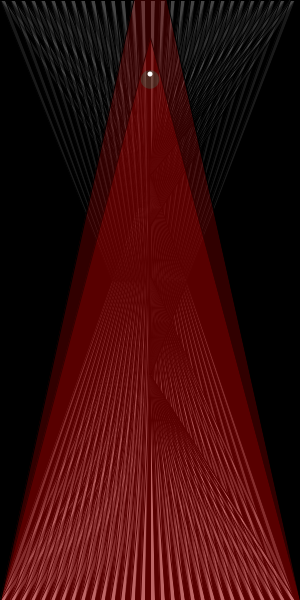
Frame 1 (no input)
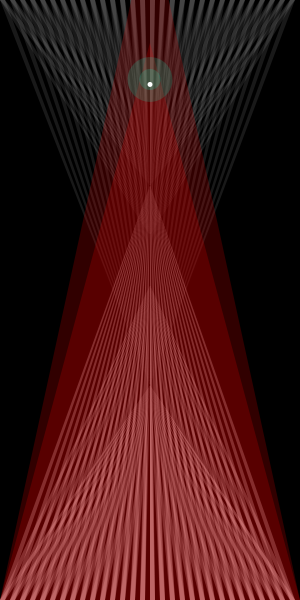
Frame 60 (the mouse pressed at the canvas centre just before this capture)
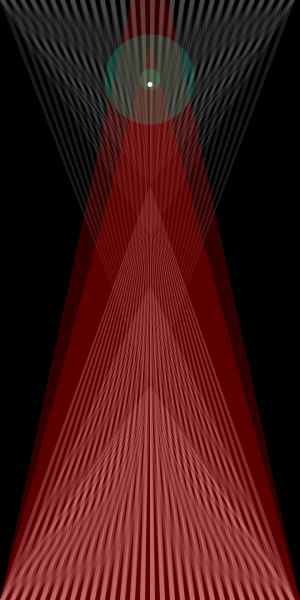
Frame 120 (the mouse held since frame 60 and released just before this capture)

The Processing sketch that drew these frames (run headless with seeded random() and noise(); from frame 60 on, the mouse is pressed at the canvas centre):

// Processing sketch: processing_141158
// ── processing_141158.pde

/*Short but good sex scene*/

float a=0;
float b=0;
float angle;
float radius = 100;
float frequency = 3;
float r=0;


void setup() {
  size(300, 600);
  background(0);
}

void draw() {

  a = 75 + sin(radians(angle))*(radius);
  angle -=frequency;
  background(0);

  //BACK TRIANGLES//////////
  for (float i = 0; i<width; i+=10) {
    b=i;
    fill(255, 255, 255, 70);
    triangle(b, height, width/2, a+100, b+5, height);
    triangle(b, height, width/2, a+200, b+5, height);
    triangle(b, height, width/2, a+300, b+5, height);
    fill(255, 255, 255, 25);
    triangle(b, 0, width/2, a+100, b+5, 0);
    triangle(b, 0, width/2, a+150, b+5, 0);
    triangle(b, 0, width/2, a+300, b+5, 0);
  }

  //FRONT TRIANGLE//////////
  triangle(b, height, width/2, a+300, b+5, height);
  fill(250, 0, 0, 50);
  triangle(0, height, width/2, a/2, width, height);
  triangle(0, height, width/2, -a, width, height);
  a--;

  //CIRCLE//////////
  b = sin(radius);
  noStroke();
  fill(0, 255, 200, a/2);
  ellipse(width/2, b+80, r*1.5, r*1.5);
    ellipse(width/2, b+80, a/4, a/4);
//  fill(0, 255, 0, r);
//  ellipse(width/2, b+a, r, r);
  fill(255, 255, 255);
  ellipse(width/2, a, 5, 5);



  angle -= frequency;
  r+=b;

  //TEMPTO/////

  if (frameCount <200) {
    println("TEMPO");
  }


  //BUILDING////
  else if (frameCount <300) {
    frequency+=.01;
    radius+=2; 
    println("Building 1");
  }
  else if (frameCount <400) {
    frequency-=.01;
    radius--;
    println("Building 2");
  }
  else if (frameCount <600) {
    frequency+=.01;
    radius++;
    println("Building 3");
  }

  //CLIMAX/////
  else if (frameCount <1100) {
    frequency+=.025;
    radius--;
    print(frameCount);
    println("CLIMAX1");
  }

  //CLIMAX/////
  else if (frameCount <1200) {
    fill(255, 255, 255, a);
    rectMode(CENTER);
    ellipse(width/2, height/2, a*4, a*4);
    println("CLIMAX2");
  }

  //FADE//////
  else if (frameCount <1300) {
    frequency=100;
    radius=10;
    println("FADE 1");
  }
  else if (frameCount <1700) {
    frequency=1;
    radius=1;
    println("FADE 2");
  }

  else if (frameCount >1800) {
    exit();
  }
}
